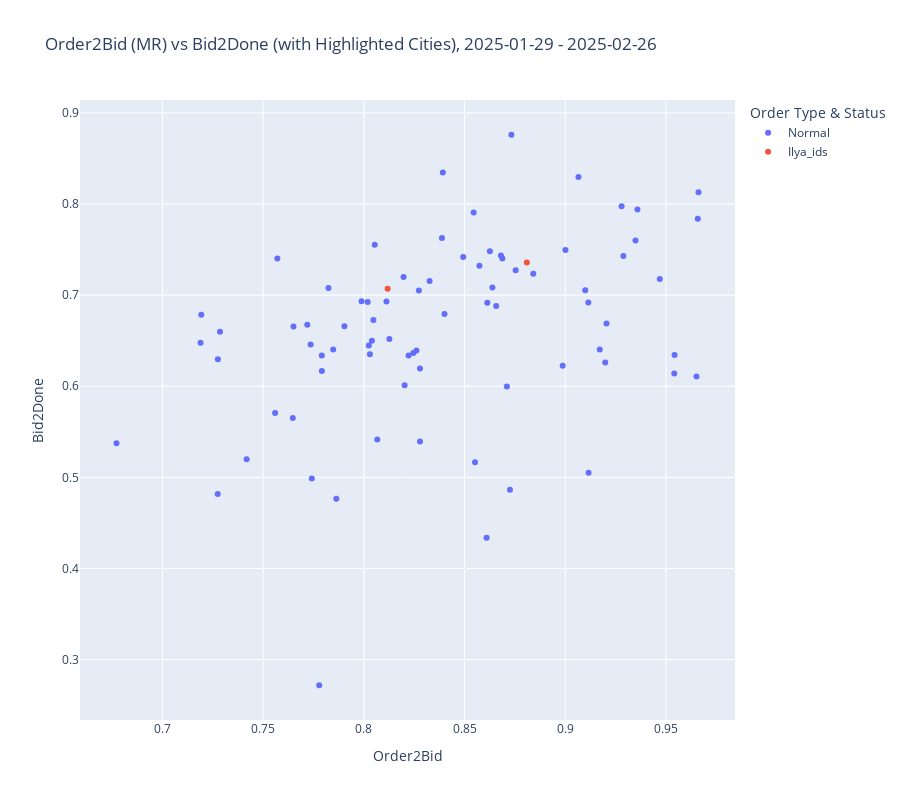

Source (notebook cell):
### Code cell
data = df.copy()
data = data[data['order_type'].isin(ok_types_list)]
# data['order_type'] = 'Econom_My'

data = pd.merge(names_df, data, on='city_id', how='right')

ilya_ids = [4231, 4263] 
# data['distance_to_point'] = data.apply(lambda row: euclidean_distance(row, 
#                                                                       data[data['city_id'] == 4515]['order2bid'].values[0],
#                                                                       data[data['city_id'] == 4515]['bid2done'].values[0]), axis=1)
# puerto_candidates = data[data['distance_to_point']<=0.065]
data['highlight_group'] = data.apply(lambda row: 'Ilya_ids' if row['city_id'] in ilya_ids else 'Normal', axis=1)

cluster_plot(data)

### Figure 1 — Plotly figure (JSON) as saved in the notebook; plotly's stock layout.template omitted (floating-point values rounded to 4 significant figures; data arrays with more than 128 entries replaced by an {"elided": "..."} marker saying what was removed)
{"data": [{"customdata": {"elided": "78x7 mixed values"}, "hovertemplate": "<b>%{hovertext}</b><br><br>Highlight Status=%{customdata[6]}<br>Order2Bid=%{x:.4f}<br>Bid2Done=%{y:.4f}<br>City=%{customdata[0]}<br>Country=%{customdata[1]}<br>City ID=%{customdata[2]}<br>Order Type=%{customdata[3]}<br>Total Orders=%{customdata[4]:,}<br>Total Rides=%{customdata[5]:,}<extra></extra>", "hovertext": [4199.0, 10160.0, 4242.0, 4197.0, 4243.0, 4142.0, 4257.0, 4300.0, 4404.0, 4193.0, 4143.0, 5910.0, 9417.0, 150.0, 5257.0, 4253.0, 4349.0, 4258.0, 4825.0, 4194.0, 5548.0, 4385.0, 169.0, 5512.0, 4209.0, 5957.0, 4234.0, 5513.0, 4195.0, 4227.0, 4236.0, 5233.0, 4515.0, 213.0, 4244.0, 258.0, 242.0, 238.0, 5249.0, 4241.0, 4225.0, 4524.0, 221.0, 4208.0, 4200.0, 4198.0, 4252.0, 9415.0, 5504.0, 4376.0, 4255.0, 4271.0, 257.0, 4180.0, 5640.0, 228.0, 4272.0, 5698.0, 5388.0, 4229.0, 4266.0, 5473.0, 4148.0, 4267.0, 4240.0, 4233.0, 4381.0, 4196.0, 235.0, 5681.0, 262.0, 763.0, 4275.0, 5568.0, 6267.0, 5543.0, 263.0, 4247.0], "legendgroup": "Normal", "marker": {"color": "#636efa", "symbol": "circle"}, "mode": "markers", "name": "Normal", "orientation": "v", "showlegend": true, "type": "scatter", "x": [0.8246, 0.7418, 0.804, 0.8278, 0.8019, 0.7741, 0.9001, 0.803, 0.8261, 0.757, 0.7791, 0.6772, 0.7863, 0.8127, 0.9116, 0.7824, 0.8725, 0.8638, 0.9205, 0.8112, 0.8688, 0.7719, 0.7559, 0.8657, 0.871, 0.9198, 0.7989, 0.7848, 0.9114, 0.8613, 0.8626, 0.7778, 0.8493, 0.7189, 0.8574, 0.7193, 0.8197, 0.8047, 0.8987, 0.9065, 0.7791, 0.7274, 0.765, 0.9171, 0.8278, 0.8222, 0.7903, 0.8552, 0.868, 0.8066, 0.7647, 0.8388, 0.7285, 0.8545, 0.9541, 0.8273, 0.9099, 0.8202, 0.8609, 0.8024, 0.7736, 0.9542, 0.9469, 0.8054, 0.8754, 0.7275, 0.8392, 0.9288, 0.84, 0.9651, 0.8326, 0.9358, 0.9349, 0.9658, 0.9661, 0.8841, 0.8733, 0.928], "xaxis": "x", "y": [0.6366, 0.5197, 0.6498, 0.5395, 0.6924, 0.4986, 0.7497, 0.635, 0.6394, 0.7402, 0.6337, 0.5375, 0.4766, 0.6517, 0.505, 0.7078, 0.4863, 0.7083, 0.669, 0.693, 0.7402, 0.6675, 0.5707, 0.6881, 0.5997, 0.626, 0.6933, 0.6402, 0.6921, 0.6916, 0.7481, 0.2718, 0.7418, 0.6477, 0.7324, 0.6784, 0.7201, 0.6726, 0.6224, 0.8296, 0.6169, 0.4818, 0.6657, 0.6404, 0.6194, 0.6336, 0.6658, 0.5166, 0.7437, 0.5415, 0.5651, 0.7627, 0.6597, 0.7906, 0.614, 0.7052, 0.7053, 0.6012, 0.4336, 0.6446, 0.6457, 0.6344, 0.7177, 0.7552, 0.7273, 0.6296, 0.8347, 0.743, 0.6794, 0.6107, 0.7154, 0.7941, 0.7599, 0.7839, 0.8129, 0.7234, 0.8761, 0.7977], "yaxis": "y"}, {"customdata": [["San Luis Potosi", "Mexico", 4231, "auto_econom", 1532299, 879438, "Ilya_ids"], ["Antofagasta", "Chile", 4263, "auto_econom", 1058172, 685999, "Ilya_ids"]], "hovertemplate": "<b>%{hovertext}</b><br><br>Highlight Status=%{customdata[6]}<br>Order2Bid=%{x:.4f}<br>Bid2Done=%{y:.4f}<br>City=%{customdata[0]}<br>Country=%{customdata[1]}<br>City ID=%{customdata[2]}<br>Order Type=%{customdata[3]}<br>Total Orders=%{customdata[4]:,}<br>Total Rides=%{customdata[5]:,}<extra></extra>", "hovertext": [4231.0, 4263.0], "legendgroup": "Ilya_ids", "marker": {"color": "#EF553B", "symbol": "circle"}, "mode": "markers", "name": "Ilya_ids", "orientation": "v", "showlegend": true, "type": "scatter", "x": [0.8118, 0.8809], "xaxis": "x", "y": [0.707, 0.7359], "yaxis": "y"}], "layout": {"height": 800, "legend": {"title": {"text": "Order Type & Status"}, "tracegroupgap": 0}, "title": {"text": "Order2Bid (MR) vs Bid2Done (with Highlighted Cities), 2025-01-29 - 2025-02-26"}, "width": 900, "xaxis": {"anchor": "y", "domain": [0, 1], "title": {"text": "Order2Bid"}}, "yaxis": {"anchor": "x", "domain": [0, 1], "title": {"text": "Bid2Done"}}}}
